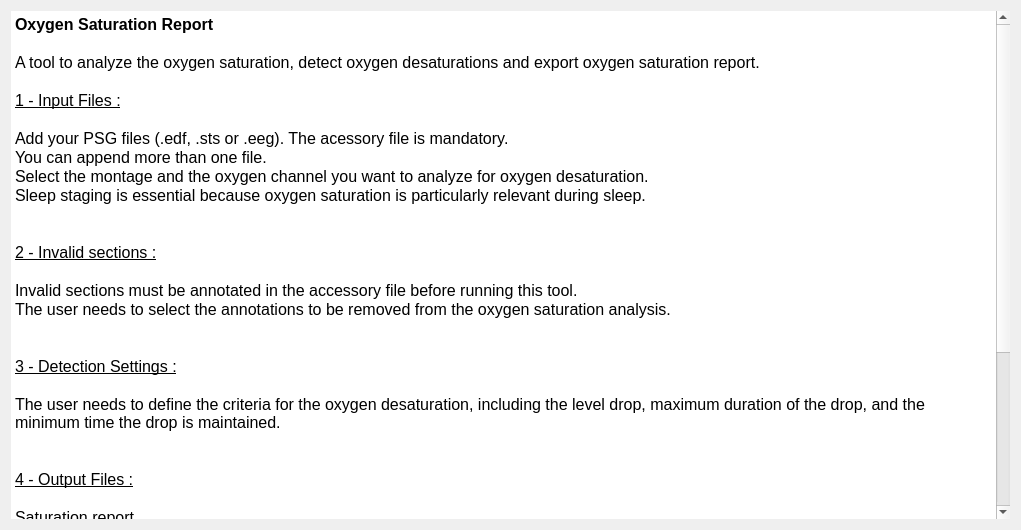
<ui version="4.0">
 <class>IntroStep</class>
 <widget class="QWidget" name="IntroStep">
  <property name="geometry">
   <rect>
    <x>0</x>
    <y>0</y>
    <width>1021</width>
    <height>530</height>
   </rect>
  </property>
  <property name="windowTitle">
   <string />
  </property>
  <layout class="QHBoxLayout" name="horizontalLayout">
   <item>
    <widget class="QTextEdit" name="textEdit">
     <property name="frameShape">
      <enum>QFrame::HLine</enum>
     </property>
     <property name="frameShadow">
      <enum>QFrame::Plain</enum>
     </property>
     <property name="lineWidth">
      <number>0</number>
     </property>
     <property name="readOnly">
      <bool>true</bool>
     </property>
     <property name="html">
      <string>&lt;!DOCTYPE HTML PUBLIC "-//W3C//DTD HTML 4.0//EN" "http://www.w3.org/TR/REC-html40/strict.dtd"&gt;
&lt;html&gt;&lt;head&gt;&lt;meta name="qrichtext" content="1" /&gt;&lt;style type="text/css"&gt;
p, li { white-space: pre-wrap; }
&lt;/style&gt;&lt;/head&gt;&lt;body style=" font-family:'Roboto'; font-size:12pt; font-weight:400; font-style:normal;"&gt;
&lt;p style=" margin-top:0px; margin-bottom:0px; margin-left:0px; margin-right:0px; -qt-block-indent:0; text-indent:0px;"&gt;&lt;span style=" font-size:12pt; font-weight:600;"&gt;Oxygen Saturation Report&lt;/span&gt;&lt;/p&gt;
&lt;p style="-qt-paragraph-type:empty; margin-top:0px; margin-bottom:0px; margin-left:0px; margin-right:0px; -qt-block-indent:0; text-indent:0px; font-size:12pt;"&gt;&lt;br /&gt;&lt;/p&gt;
&lt;p style=" margin-top:0px; margin-bottom:0px; margin-left:0px; margin-right:0px; -qt-block-indent:0; text-indent:0px;"&gt;&lt;span style=" font-size:12pt;"&gt;A tool to analyze the oxygen saturation, detect oxygen desaturations and export oxygen saturation report.&lt;/span&gt;&lt;/p&gt;
&lt;p style="-qt-paragraph-type:empty; margin-top:0px; margin-bottom:0px; margin-left:0px; margin-right:0px; -qt-block-indent:0; text-indent:0px; font-size:12pt;"&gt;&lt;br /&gt;&lt;/p&gt;
&lt;p style=" margin-top:0px; margin-bottom:0px; margin-left:0px; margin-right:0px; -qt-block-indent:0; text-indent:0px;"&gt;&lt;span style=" font-size:12pt; text-decoration: underline;"&gt;1 - Input Files :&lt;/span&gt;&lt;/p&gt;
&lt;p style="-qt-paragraph-type:empty; margin-top:0px; margin-bottom:0px; margin-left:0px; margin-right:0px; -qt-block-indent:0; text-indent:0px; font-size:12pt; text-decoration: underline;"&gt;&lt;br /&gt;&lt;/p&gt;
&lt;p style=" margin-top:0px; margin-bottom:0px; margin-left:0px; margin-right:0px; -qt-block-indent:0; text-indent:0px;"&gt;&lt;span style=" font-size:12pt;"&gt;Add your PSG files (.edf, .sts or .eeg). The acessory file is mandatory.&lt;/span&gt;&lt;/p&gt;
&lt;p style=" margin-top:0px; margin-bottom:0px; margin-left:0px; margin-right:0px; -qt-block-indent:0; text-indent:0px;"&gt;&lt;span style=" font-size:12pt;"&gt;You can append more than one file. &lt;/span&gt;&lt;/p&gt;
&lt;p style=" margin-top:0px; margin-bottom:0px; margin-left:0px; margin-right:0px; -qt-block-indent:0; text-indent:0px;"&gt;&lt;span style=" font-size:12pt;"&gt;Select the montage and the oxygen channel you want to analyze for oxygen desaturation.&lt;/span&gt;&lt;/p&gt;
&lt;p style=" margin-top:0px; margin-bottom:0px; margin-left:0px; margin-right:0px; -qt-block-indent:0; text-indent:0px;"&gt;&lt;span style=" font-size:12pt;"&gt;Sleep staging is essential because oxygen saturation is particularly relevant during sleep.&lt;/span&gt;&lt;/p&gt;
&lt;p style="-qt-paragraph-type:empty; margin-top:0px; margin-bottom:0px; margin-left:0px; margin-right:0px; -qt-block-indent:0; text-indent:0px; font-size:12pt;"&gt;&lt;br /&gt;&lt;/p&gt;
&lt;p style="-qt-paragraph-type:empty; margin-top:0px; margin-bottom:0px; margin-left:0px; margin-right:0px; -qt-block-indent:0; text-indent:0px; font-size:12pt;"&gt;&lt;br /&gt;&lt;/p&gt;
&lt;p style=" margin-top:0px; margin-bottom:0px; margin-left:0px; margin-right:0px; -qt-block-indent:0; text-indent:0px;"&gt;&lt;span style=" font-size:12pt; text-decoration: underline;"&gt;2 - Invalid sections :&lt;/span&gt;&lt;/p&gt;
&lt;p style="-qt-paragraph-type:empty; margin-top:0px; margin-bottom:0px; margin-left:0px; margin-right:0px; -qt-block-indent:0; text-indent:0px; font-size:12pt; text-decoration: underline;"&gt;&lt;br /&gt;&lt;/p&gt;
&lt;p style=" margin-top:0px; margin-bottom:0px; margin-left:0px; margin-right:0px; -qt-block-indent:0; text-indent:0px;"&gt;&lt;span style=" font-size:12pt;"&gt;Invalid sections must be annotated in the accessory file before running this tool.&lt;/span&gt;&lt;/p&gt;
&lt;p style=" margin-top:0px; margin-bottom:0px; margin-left:0px; margin-right:0px; -qt-block-indent:0; text-indent:0px;"&gt;&lt;span style=" font-size:12pt;"&gt;The user needs to select the annotations to be removed from the oxygen saturation analysis.&lt;/span&gt;&lt;/p&gt;
&lt;p style="-qt-paragraph-type:empty; margin-top:0px; margin-bottom:0px; margin-left:0px; margin-right:0px; -qt-block-indent:0; text-indent:0px; font-size:12pt;"&gt;&lt;br /&gt;&lt;/p&gt;
&lt;p style="-qt-paragraph-type:empty; margin-top:0px; margin-bottom:0px; margin-left:0px; margin-right:0px; -qt-block-indent:0; text-indent:0px; font-size:12pt;"&gt;&lt;br /&gt;&lt;/p&gt;
&lt;p style=" margin-top:0px; margin-bottom:0px; margin-left:0px; margin-right:0px; -qt-block-indent:0; text-indent:0px;"&gt;&lt;span style=" font-size:12pt; text-decoration: underline;"&gt;3 - Detection Settings :&lt;/span&gt;&lt;span style=" font-size:12pt;"&gt; &lt;/span&gt;&lt;/p&gt;
&lt;p style="-qt-paragraph-type:empty; margin-top:0px; margin-bottom:0px; margin-left:0px; margin-right:0px; -qt-block-indent:0; text-indent:0px; font-size:12pt;"&gt;&lt;br /&gt;&lt;/p&gt;
&lt;p style=" margin-top:0px; margin-bottom:0px; margin-left:0px; margin-right:0px; -qt-block-indent:0; text-indent:0px;"&gt;&lt;span style=" font-size:12pt;"&gt;The user needs to define the criteria for the oxygen desaturation, including the level drop, maximum duration of the drop, and the minimum time the drop is maintained.&lt;/span&gt;&lt;/p&gt;
&lt;p style="-qt-paragraph-type:empty; margin-top:0px; margin-bottom:0px; margin-left:0px; margin-right:0px; -qt-block-indent:0; text-indent:0px; font-size:12pt;"&gt;&lt;br /&gt;&lt;/p&gt;
&lt;p style="-qt-paragraph-type:empty; margin-top:0px; margin-bottom:0px; margin-left:0px; margin-right:0px; -qt-block-indent:0; text-indent:0px; font-size:12pt;"&gt;&lt;br /&gt;&lt;/p&gt;
&lt;p style=" margin-top:0px; margin-bottom:0px; margin-left:0px; margin-right:0px; -qt-block-indent:0; text-indent:0px;"&gt;&lt;span style=" font-size:12pt; text-decoration: underline;"&gt;4 - Output Files :&lt;/span&gt;&lt;/p&gt;
&lt;p style="-qt-paragraph-type:empty; margin-top:0px; margin-bottom:0px; margin-left:0px; margin-right:0px; -qt-block-indent:0; text-indent:0px; font-size:12pt; text-decoration: underline;"&gt;&lt;br /&gt;&lt;/p&gt;
&lt;p style=" margin-top:0px; margin-bottom:0px; margin-left:0px; margin-right:0px; -qt-block-indent:0; text-indent:0px;"&gt;&lt;span style=" font-size:12pt;"&gt;Saturation report&lt;/span&gt;&lt;/p&gt;
&lt;p style=" margin-top:0px; margin-bottom:0px; margin-left:0px; margin-right:0px; -qt-block-indent:0; text-indent:0px;"&gt;&lt;span style=" font-size:12pt;"&gt;    The Oxygen Saturation Report comprises 2 main categories:&lt;/span&gt;&lt;/p&gt;
&lt;p style=" margin-top:0px; margin-bottom:0px; margin-left:0px; margin-right:0px; -qt-block-indent:0; text-indent:0px;"&gt;&lt;span style=" font-size:12pt;"&gt;        1. Oxygen saturation variables : minumim, maximum and average oxygen saturation per thirds, halves, sleep cycles and sleep stages.&lt;/span&gt;&lt;/p&gt;
&lt;p style=" margin-top:0px; margin-bottom:0px; margin-left:0px; margin-right:0px; -qt-block-indent:0; text-indent:0px;"&gt;&lt;span style=" font-size:12pt;"&gt;        2. Oxygen desaturation drop variables : oxygen desaturation count, average duration (sec), percentage of sleep time and index (count per sleep hour) for the total sleep time and each sleep stage.&lt;/span&gt;&lt;/p&gt;
&lt;p style=" margin-top:0px; margin-bottom:0px; margin-left:0px; margin-right:0px; -qt-block-indent:0; text-indent:0px;"&gt;&lt;span style=" font-size:12pt;"&gt;    These variables are stored in the Oxygen Saturation Report, with one line per recording. Each new recording is appended to the report file.&lt;/span&gt;&lt;/p&gt;
&lt;p style=" margin-top:0px; margin-bottom:0px; margin-left:0px; margin-right:0px; -qt-block-indent:0; text-indent:0px;"&gt;&lt;span style=" font-size:12pt;"&gt;    The user needs to define the file to save the Oxygen Saturation Report.&lt;/span&gt;&lt;/p&gt;
&lt;p style="-qt-paragraph-type:empty; margin-top:0px; margin-bottom:0px; margin-left:0px; margin-right:0px; -qt-block-indent:0; text-indent:0px; font-size:12pt;"&gt;&lt;br /&gt;&lt;/p&gt;
&lt;p style=" margin-top:0px; margin-bottom:0px; margin-left:0px; margin-right:0px; -qt-block-indent:0; text-indent:0px;"&gt;&lt;span style=" font-size:12pt;"&gt;Saturation graph&lt;/span&gt;&lt;/p&gt;
&lt;p style=" margin-top:0px; margin-bottom:0px; margin-left:0px; margin-right:0px; -qt-block-indent:0; text-indent:0px;"&gt;&lt;span style=" font-size:12pt;"&gt;Optionally, the user can choose to save the oxygen saturation graph for each continuous recording session. The user must select a directory to store the saturation graphs.&lt;/span&gt;&lt;/p&gt;&lt;/body&gt;&lt;/html&gt;</string>
     </property>
    </widget>
   </item>
  </layout>
 <property name="styleSheet"><string>font: 12pt "Roboto";</string></property></widget>
 <resources><include location="../../../../../scinodes_poc/src/main/python/ui/themes/themes.qrc" /></resources>
 <connections />
</ui>
